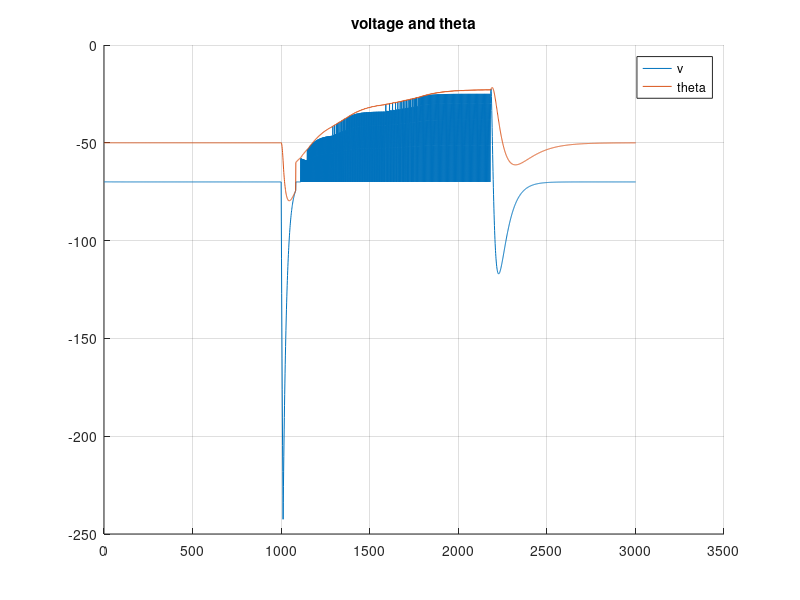

Recreate this plot in MATLAB.
% parameters
% 	# Define simulation and model parameters dictionary
% params = {'k1': 0.2,             # I₁ decay term
%           'k2': 0.02,            # I₂ decay term
%           'b': 0.01,             # Θ decay term
%           'R1': 0.0,             # I₁ update constant
%           'R2': 1.0,             # I₂ update constant
%           'El': -70.0,           # Reverse potential
%           'Vr': -70.0,           # Resting potential
%           'Thetar': -60.0,       # Resting threshold
%           'a': 0.000,            # Specifier of spike response
%           'A1': 0.0,             # I₁ additive update constant
%           'A2': 0.0,             # I₂ additive update constant
%           'G': 0.05,             # Membrane potential decay term
%           'C': 1.0,              # Membrane capacitance
%           'ThetaInf': -50.0}       # Reverse threshold
close all;
clear all;

k1=0.2;k2=0.02;b=0.01;R1=0.0;R2=1.0;
El=-70.0;Vr=-70.0;Thetar=-60.0;G=0.05;C=1.0;ThetaInf=-50.0;

t_simulate = 3000;
dt = 1; % may be 1ms
tspan = 0:dt:t_simulate;

i1 = zeros(1, length(tspan));
i2 = zeros(1, length(tspan));
v = zeros(1, length(tspan));
theta = zeros(1, length(tspan));
spikes = zeros(1, length(tspan));
iext = zeros(1, length(tspan));
iext(1000:1010) = -20; % -10 is so low for the current params
% iext(1:3000) = 8;


% params for phasic burst and rebound burst
a = 0.01; A1 = 25; A2 = -0.6; 

% params fo tonic spike through spike for +ve current
% a = 0; A1 = 0; A2 = 0; 

% testing if these show rebound burst
%  a = 0.009; A1 = 5; A2 = -0.6;

% IC=(0.01, 0.001, -70.0, -50.0)
% initial conditions
i1(1) = 0.01;
i2(1) = 0.001;
v(1) =-70.0 ;
theta(1) = -50.0;

% temporrary
x = [];
for t=2:length(tspan)
    i1(t) = i1(t-1) + dt*(-k1*i1(t-1));
    i2(t) = i2(t-1) + dt*(-k2*i2(t-1));
    v(t) = v(t-1) + dt*(1/C)*(iext(t-1)+ i1(t-1) + i2(t-1) - G*(v(t-1) - El));
    theta(t) = theta(t-1) + dt*( a*(v(t-1) - El) - b*(theta(t-1) - ThetaInf)  );

    if v(t) > theta(t)
        i1(t) = R1*i1(t) + A1;
        i2(t) = R2*i2(t) + A2;
        v(t) = Vr;
        theta(t) = max(Thetar, theta(t));

        spikes(t) = 1;
       x = [x, t];
    end
end

figure
    hold on 
        plot(v)
        plot(theta)
        title('voltage and theta')
        legend('v','theta')
    hold off
grid

a = x(1);b = length(x);c=x(end);
disp(a)
disp(c)
disp(b)
